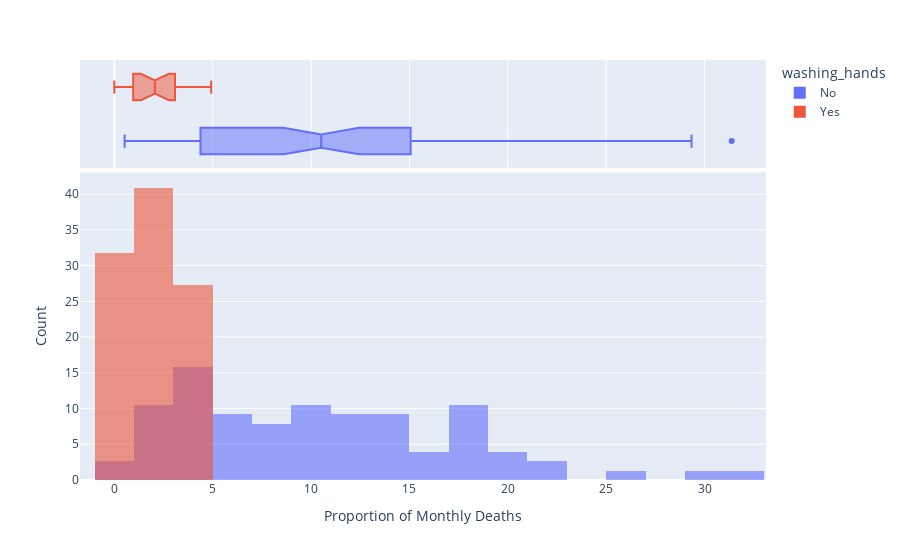

The cell this chart's notebook holds for it:
### Markdown cell above
### Using Histograms to Visualise the Monthly Distribution of Outcomes

Creating a [plotly histogram](https://plotly.com/python/histograms/) to show the monthly percentage of deaths. 

* Using the [`color` parameter](https://plotly.github.io/plotly.py-docs/generated/plotly.express.histogram.html) to display two overlapping histograms.
* The time period of handwashing is shorter than not handwashing. Changing `histnorm` to `percent` to make the time periods comparable. 
* Making the histograms slighlty transparent
* Experimenting with the number of bins on the histogram. Which number work well in communicating the range of outcomes?
* Displaying your box plot on the top of the histogram using the `marginal` parameter.

### Code cell
hist = px.histogram(
    df_monthly,
    x='pct_deaths',
    color='washing_hands',
    nbins=30,
    opacity=0.6,
    barmode='overlay',
    histnorm='percent',
    marginal='box',
)

hist.update_layout(
    xaxis_title="Proportion of Monthly Deaths",
    yaxis_title='Count',
)

hist.show()

### Figure 1 — Plotly figure (JSON) as saved in the notebook; plotly's stock layout.template omitted (floating-point values rounded to 4 significant figures)
{"data": [{"alignmentgroup": "True", "bingroup": "x", "histnorm": "percent", "hovertemplate": "washing_hands=No<br>pct_deaths=%{x}<br>percent=%{y}<extra></extra>", "legendgroup": "No", "marker": {"color": "#636efa", "opacity": 0.6, "pattern": {"shape": ""}}, "name": "No", "nbinsx": 30, "offsetgroup": "No", "orientation": "v", "showlegend": true, "type": "histogram", "x": [14.57, 7.531, 4.332, 1.569, 0.7843, 5, 8.421, 1.351, 1.878, 11.02, 22.55, 20.85, 12.22, 10.23, 10.74, 3.226, 6.593, 20.78, 25.46, 18.39, 29.34, 22.97, 31.38, 19.12, 15.97, 12.41, 11.93, 6.098, 4.082, 0.5236, 1.554, 2.262, 17.6, 7.143, 8.051, 15.16, 11.28, 17.03, 17.31, 5.833, 2.679, 4.369, 6.32, 1.224, 3.226, 11.02, 10.55, 7.591, 4.745, 4.452, 4.231, 4.392, 7.143, 6.122, 3.586, 10.55, 14.84, 10.94, 10.49, 13.39, 18.09, 15.43, 18.97, 13.44, 10.15, 13.1, 18.06, 14.39, 14.96, 10.77, 5.369, 3.215, 1.923, 3.607, 18.27, 12.24], "xaxis": "x", "yaxis": "y"}, {"alignmentgroup": "True", "hovertemplate": "washing_hands=No<br>pct_deaths=%{x}<extra></extra>", "legendgroup": "No", "marker": {"color": "#636efa"}, "name": "No", "notched": true, "offsetgroup": "No", "showlegend": false, "type": "box", "x": [14.57, 7.531, 4.332, 1.569, 0.7843, 5, 8.421, 1.351, 1.878, 11.02, 22.55, 20.85, 12.22, 10.23, 10.74, 3.226, 6.593, 20.78, 25.46, 18.39, 29.34, 22.97, 31.38, 19.12, 15.97, 12.41, 11.93, 6.098, 4.082, 0.5236, 1.554, 2.262, 17.6, 7.143, 8.051, 15.16, 11.28, 17.03, 17.31, 5.833, 2.679, 4.369, 6.32, 1.224, 3.226, 11.02, 10.55, 7.591, 4.745, 4.452, 4.231, 4.392, 7.143, 6.122, 3.586, 10.55, 14.84, 10.94, 10.49, 13.39, 18.09, 15.43, 18.97, 13.44, 10.15, 13.1, 18.06, 14.39, 14.96, 10.77, 5.369, 3.215, 1.923, 3.607, 18.27, 12.24], "xaxis": "x2", "yaxis": "y2"}, {"alignmentgroup": "True", "bingroup": "x", "histnorm": "percent", "hovertemplate": "washing_hands=Yes<br>pct_deaths=%{x}<br>percent=%{y}<extra></extra>", "legendgroup": "Yes", "marker": {"color": "#EF553B", "opacity": 0.6, "pattern": {"shape": ""}}, "name": "Yes", "nbinsx": 30, "offsetgroup": "Yes", "orientation": "v", "showlegend": true, "type": "histogram", "x": [2.239, 1.2, 1.894, 4.58, 3.957, 4.472, 2.93, 3.534, 0.6873, 0, 0.6557, 0.9585, 1.136, 0.3717, 0, 0.9615, 2.341, 2.903, 1.34, 2.233, 3.085, 4.926], "xaxis": "x", "yaxis": "y"}, {"alignmentgroup": "True", "hovertemplate": "washing_hands=Yes<br>pct_deaths=%{x}<extra></extra>", "legendgroup": "Yes", "marker": {"color": "#EF553B"}, "name": "Yes", "notched": true, "offsetgroup": "Yes", "showlegend": false, "type": "box", "x": [2.239, 1.2, 1.894, 4.58, 3.957, 4.472, 2.93, 3.534, 0.6873, 0, 0.6557, 0.9585, 1.136, 0.3717, 0, 0.9615, 2.341, 2.903, 1.34, 2.233, 3.085, 4.926], "xaxis": "x2", "yaxis": "y2"}], "layout": {"barmode": "overlay", "legend": {"title": {"text": "washing_hands"}, "tracegroupgap": 0}, "margin": {"t": 60}, "xaxis": {"anchor": "y", "domain": [0, 1], "title": {"text": "Proportion of Monthly Deaths"}}, "xaxis2": {"anchor": "y2", "domain": [0, 1], "matches": "x", "showgrid": true, "showticklabels": false}, "yaxis": {"anchor": "x", "domain": [0, 0.7326], "title": {"text": "Count"}}, "yaxis2": {"anchor": "x2", "domain": [0.7426, 1], "matches": "y2", "showgrid": false, "showline": false, "showticklabels": false, "ticks": ""}}}
